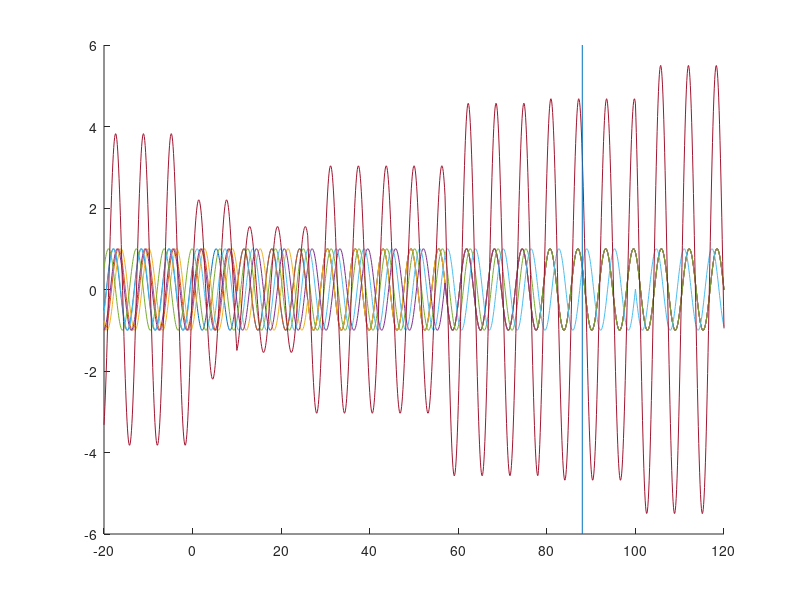

Write MATLAB code to recreate this figure.
% test for 1D interference
clear;

x = -20:0.1:120;
lambda = 2*pi;

x_target = 88;
x_sources = [0 10 26 57 78 100];
nr_sources = size(x_sources, 2);
distance = abs(x_target-x_sources);
phaseshift = distance-floor(distance/lambda)*lambda;

for t = 0:0.1:10
    clf;
    
    all = 0;
    hold on
    for i = 1:nr_sources
        part = sin(abs(x-x_sources(i))-t-phaseshift(i));
        all = all+part;
        plot(x, part);
    end

    plot(x, all);
    plot([x_target x_target], [-nr_sources nr_sources]);
    axis([-20 120 -nr_sources nr_sources]);
    hold off
    
    pause on;
    pause(1);
    pause off;
end